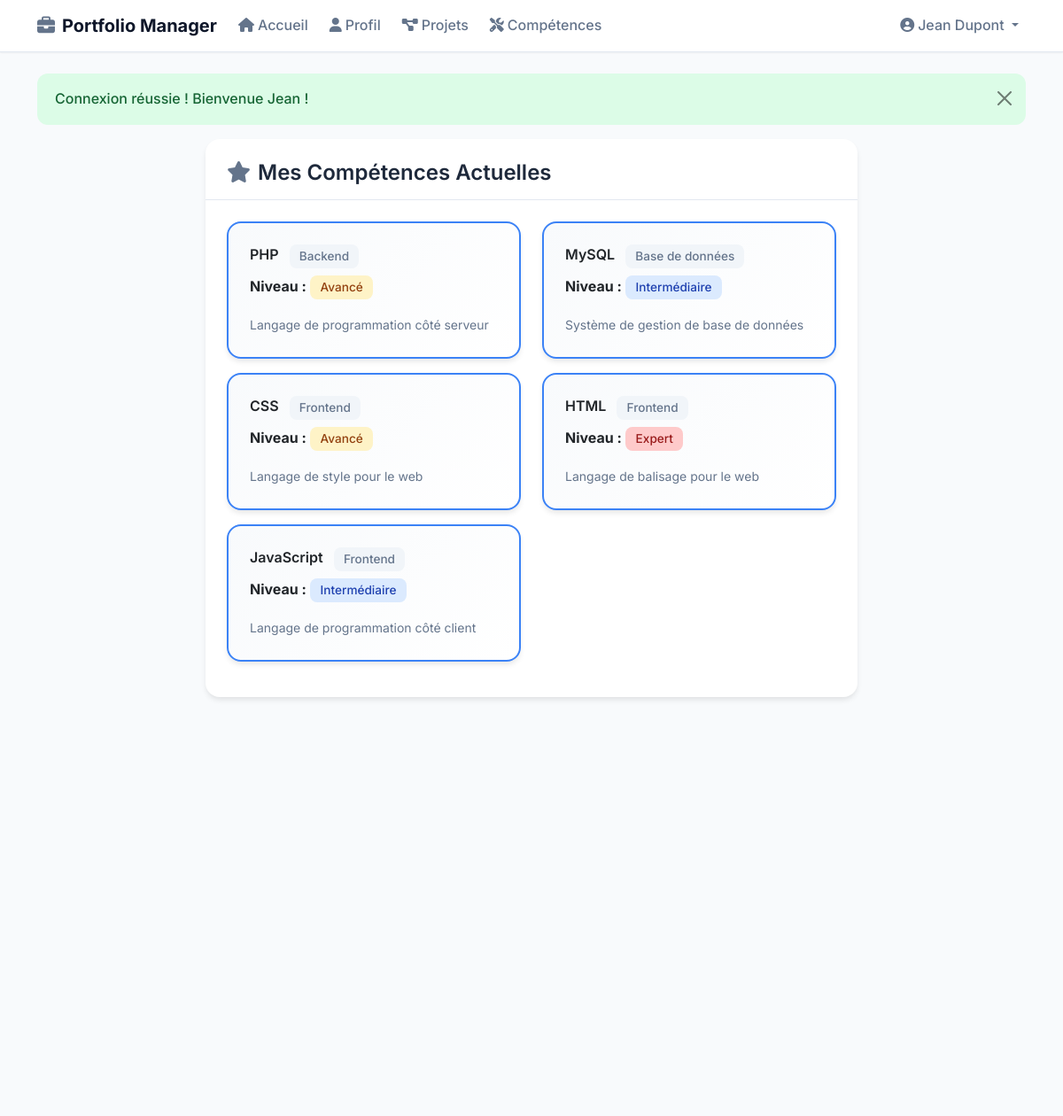
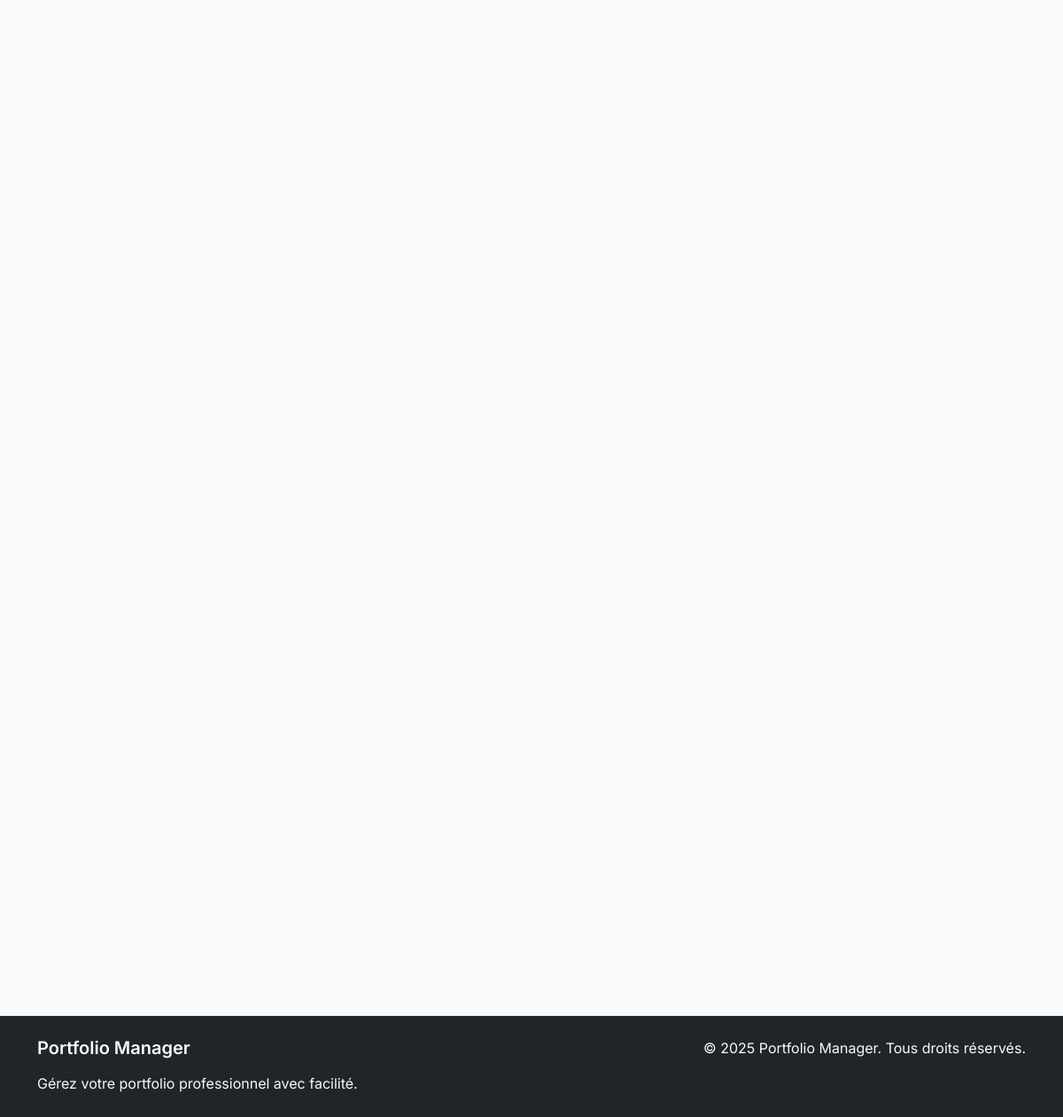
The app's page /skills.php (signed in) with its own data (2 pictures, top to bottom).
### tables this page shows
CREATE TABLE skills (
    id INT AUTO_INCREMENT PRIMARY KEY,
    name VARCHAR(100) NOT NULL UNIQUE,
    description TEXT,
    category VARCHAR(50),
    created_at TIMESTAMP DEFAULT CURRENT_TIMESTAMP,
    updated_at TIMESTAMP DEFAULT CURRENT_TIMESTAMP ON UPDATE CURRENT_TIMESTAMP
);

### skills.php (the view, shortened to what this page needs)
<?php
$pdo = getDBConnection();
$stmt = $pdo->prepare('SELECT * FROM skills ORDER BY category, name');
$stmt->execute();
$all_skills = $stmt->fetchAll();
$stmt = $pdo->prepare('SELECT skill_id, level FROM user_skills WHERE user_id = ?');
$stmt->execute([$_SESSION['user_id']]);
$user_skills = $stmt->fetchAll();
$user_skills_map = [];
foreach ($user_skills as $us) {
    $user_skills_map[$us['skill_id']] = $us['level'];
}
$selected_skills_details = [];
if (!empty($user_skills_map)) {
    $skill_ids = array_keys($user_skills_map);
    $placeholders = str_repeat('?,', count($skill_ids) - 1) . '?';
    $stmt = $pdo->prepare("SELECT * FROM skills WHERE id IN ($placeholders) ORDER BY category, name");
    $stmt->execute($skill_ids);
    $selected_skills_details = $stmt->fetchAll();
}
$levels = [
    'débutant' => 'Débutant',
    'intermédiaire' => 'Intermédiaire',
    'avancé' => 'Avancé',
    'expert' => 'Expert'
];
include 'includes/header.php';
?>
<div class="row">
    <div class="col-md-8 offset-md-2">
        <div class="card mb-4">
            <div class="card-header">
                <h4><i class="fas fa-star me-2"></i>Mes Compétences Actuelles</h4>
            </div>
            <div class="card-body">
                <?php if (empty($selected_skills_details)): ?>
                    <div class="text-center py-4">
                        <i class="fas fa-tools fa-3x text-muted mb-3"></i>
                        <h5 class="text-muted">Aucune compétence sélectionnée</h5>
                        <p class="text-muted">Vous n'avez pas encore sélectionné de compétences. Utilisez le formulaire ci-dessous pour ajouter vos compétences.</p>
                    </div>
                <?php else: ?>
                    <div class="row">
                        <?php foreach ($selected_skills_details as $skill): ?>
                            <div class="col-md-6 mb-3">
                                <div class="card border-primary">
                                    <div class="card-body">
                                        <h6 class="card-title">
                                            <?php echo htmlspecialchars($skill['name']); ?>
                                            <span class="badge bg-secondary ms-2"><?php echo htmlspecialchars($skill['category']); ?></span>
                                        </h6>
                                        <p class="card-text">
                                            <strong>Niveau :</strong>
                                            <span class="badge bg-<?php
                                                echo match($user_skills_map[$skill['id']]) {
                                                    'débutant' => 'success',
                                                    'intermédiaire' => 'info',
                                                    'avancé' => 'warning',
                                                    'expert' => 'danger',
                                                    default => 'secondary'
                                                };
                                            ?>">
                                                <?php echo $levels[$user_skills_map[$skill['id']]]; ?>
                                            </span>
                                        </p>
                                        <?php if ($skill['description']): ?>
                                            <small class="text-muted"><?php echo htmlspecialchars($skill['description']); ?></small>
                                        <?php endif; ?>
                                    </div>
                                </div>
                            </div>
                        <?php endforeach; ?>
                    </div>
                <?php endif; ?>
            </div>
        </div>
    </div>
</div>
<?php include 'includes/footer.php'; ?>

### assets/css/style.css (style rules this page uses)
:root { --color-primary: #0f172a; --color-secondary: #3b82f6; --color-background: #f8fafc; --color-surface: #ffffff; --color-text-primary: #1e293b; --color-text-secondary: #64748b; --color-border: #e2e8f0; --color-success: #dcfce7; --color-success-text: #166534; --color-info: #dbeafe; --color-info-text: #1e40af; --color-warning: #fef3c7; --color-warning-text: #92400e; --color-danger: #fecaca; --color-danger-text: #991b1b; --shadow-sm: 0 1px 2px 0 rgba(0, 0, 0, 0.05); --shadow-md: 0 4px 6px -1px rgba(0, 0, 0, 0.1); --shadow-lg: 0 10px 15px -3px rgba(0, 0, 0, 0.1); --radius-sm: 8px; --radius-md: 12px; --radius-lg: 16px; }
* { box-sizing: border-box; }
body { font-family: 'Inter', -apple-system, BlinkMacSystemFont, 'Segoe UI', Roboto, sans-serif; background-color: var(--color-background); color: var(--color-text-primary); line-height: 1.6; font-weight: 400; }
h1, h2, h3, h4, h5, h6 { font-weight: 600; color: var(--color-text-primary); margin-bottom: 1rem; }
.text-muted { color: var(--color-text-secondary) !important; }
.card { background-color: var(--color-surface); border: none; border-radius: var(--radius-lg); box-shadow: var(--shadow-md); transition: all 0.3s ease; overflow: hidden; }
.card-header { background-color: transparent; border-bottom: 1px solid var(--color-border); padding: 1.5rem 1.5rem 1rem; }
.card-header h3, .card-header h4 { margin-bottom: 0; font-weight: 600; color: var(--color-text-primary); }
.card-body { padding: 1.5rem; }
.badge { font-weight: 500; border-radius: var(--radius-sm); padding: 0.4rem 0.7rem; font-size: 0.85rem; }
.badge.bg-info { background-color: var(--color-info) !important; color: var(--color-info-text) !important; }
.badge.bg-warning { background-color: var(--color-warning) !important; color: var(--color-warning-text) !important; }
.badge.bg-danger { background-color: var(--color-danger) !important; color: var(--color-danger-text) !important; }
.badge.bg-secondary { background-color: #f1f5f9 !important; color: var(--color-text-secondary) !important; }
.card.border-primary { border: 2px solid var(--color-secondary) !important; background: linear-gradient(135deg, #f8fafc 0%, #ffffff 100%); }
.fas, .fa { color: var(--color-text-secondary); }
.card { animation: fadeInUp 0.6s ease-out; }

### records on screen
skills: name "PHP", category "Backend", id "Avancé", description "Langage de programmation côté serveur"
skills: name "MySQL", category "Base de données", id "Intermédiaire", description "Système de gestion de base de données"
skills: name "CSS", category "Frontend", id "Avancé", description "Langage de style pour le web"
skills: name "HTML", category "Frontend", id "Expert", description "Langage de balisage pour le web"
skills: name "JavaScript", category "Frontend", id "Intermédiaire", description "Langage de programmation côté client"

### other values on screen
APP_NAME "Portfolio Manager"
$_SESSION['user_name'] "Jean Dupont"
$_SESSION['message'] "Connexion réussie ! Bienvenue Jean !"
